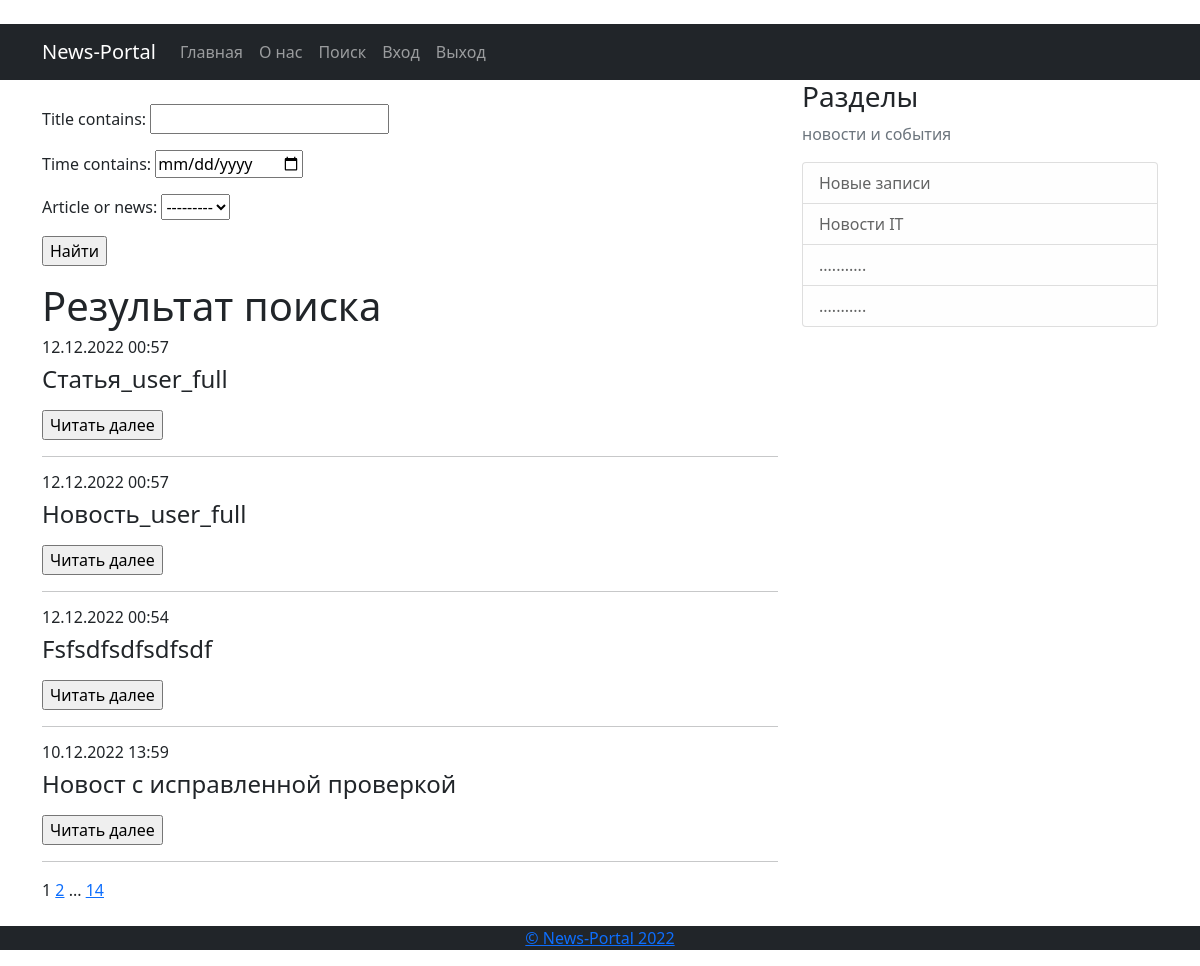
The app's page /search/, older data.
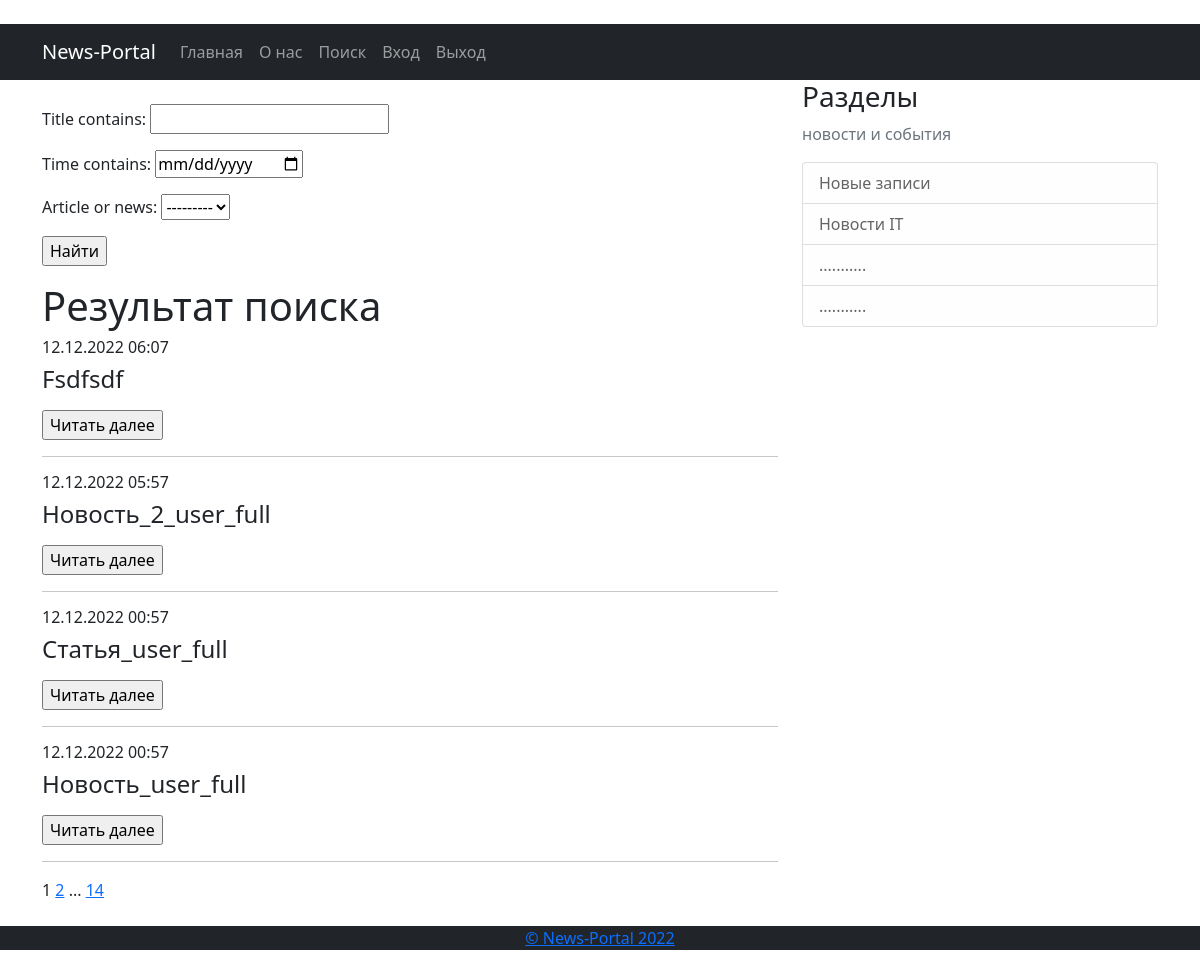
The same page, newer data.
### news/models.py (models this page shows, shortened)
class News(models.Model):
    time = models.DateTimeField(auto_now=False, auto_now_add=True)
    title = models.CharField(max_length=50)
    article = models.TextField()
    NEWS = 'NW'
    ARTICLE = 'AR'
    CATEGORY_CHOICES = (
        (NEWS, 'Новости'),
        (ARTICLE, 'Статья'),
    )
    article_or_news = models.CharField(max_length=2, choices=CATEGORY_CHOICES, default=NEWS)
    author = models.ForeignKey(Author, on_delete=models.CASCADE)
    new_cat = models.ManyToManyField(Categories, through='NewsCategories')
    rating = models.IntegerField(blank=False, default=0)
    def get_absolute_url(self):
        return reverse('news-details', args=[str(self.id)])

### news/views.py (the view)
# urls.py: path('search/', NewsSearch.as_view(), name='news_search'),
class NewsSearch(ListView):
    model = News
    template_name = 'news_search.html'
    context_object_name = 'articlesearch'
    ordering = ['-time']
    paginate_by = 4
    def get_context_data(self, **kwargs):
        context = super().get_context_data(**kwargs)
        context['filterset'] = self.filterset
        context['time_now'] = datetime.utcnow()
        return context
    def get_queryset(self):
        queryset = super().get_queryset()
        self.filterset = NewsFilter(self.request.GET, queryset)
        return self.filterset.qs

### news/templatetags/custom_tags.py (called while the page is built)
@register.simple_tag(takes_context=True)
def url_replace(context, **kwargs):
    d = context['request'].GET.copy()
    for k, v in kwargs.items():
        d[k] = v
    return d.urlencode()

### templates/news_search.html (shortened to what this page needs)
{% extends 'flatpages/default.html' %}
{% load custom_filters %}
{% load custom_tags %}!
{% block content %}
    <br>
    <form action="" method="get">
        {{ filterset.form.as_p }}
        <input type="submit" value="Найти">
    </form>
    <h1>Результат поиска</h1>
    {% if articlesearch %}
        <table>
            {% for art in articlesearch %}
                <article>
                    <div>
                        <h6>{{ art.time|date:'d.m.Y H:i' }}</h6>
                        <h4>{{ art.title }}</h4>
                    </div>
                        <input type="submit" value="Читать далее">
                    <hr>
                </article>
            {% empty %}
                <p>Не найдено публикаций по вашему запросу<br>Попробуйте повторить запрос с другой формулировкой</p>
            {% endfor %}
        </table>
    {% endif %}
    {{ page_obj.number }}
    {% if page_obj.has_next %}
        <a href="?{% url_replace page=page_obj.next_page_number %}">{{ page_obj.next_page_number }}</a>
        {% if paginator.num_pages != page_obj.next_page_number %}
            ...
            <a href="?{% url_replace page=page_obj.paginator.num_pages %}">{{ page_obj.paginator.num_pages }}</a>
        {% endif %}
    {% endif %}
{% endblock content %}

### templates/flatpages/default.html (shortened to what this page needs)
﻿<!DOCTYPE html>
<html lang="en">
<head>
    {% load static %}
    <link href="{% static 'css/styles.css' %}" rel="stylesheet"/>
</head>
<body>
<nav class="navbar navbar-expand-lg navbar-dark bg-dark static-top">
    <div class="container">
        <a class="navbar-brand mr-4" href="{% url 'news_list' %}">
            News-Portal</a>
        <div class="collapse navbar-collapse" id="navbarToggle">
            <div class="navbar-nav mr-auto">
                <a class="nav-item nav-link " href="{% url 'news_list' %}">Главная</a>
                <a class="nav-item nav-link" href="#">О нас</a>
            </div>
            <div class="navbar-nav">
                <a class="nav-item nav-link" href="{% url 'news_search' %}">Поиск</a>
                <a class="nav-item nav-link" href="{% url 'account_login' %}">Вход</a>
                <a class="nav-item nav-link" href="{% url 'account_logout' %}">Выход</a>
            </div>
        </div>
    </div>
</nav>
<body>
<main role="main" class="container">
    <div class="row">
        <div class="col-md-8">
            {% block content %}
            {% endblock %}
        </div>
        <div class="col-md-4">
            <div class="content-section">
                <h3>Разделы</h3>
                <p class='text-muted'>новости и события
                <ul class="list-group">
                    <li class="list-group-item list-group-item-light">Новые записи</li>
                    <li class="list-group-item list-group-item-light">Новости IT</li>
                    <li class="list-group-item list-group-item-light">...........</li>
                    <li class="list-group-item list-group-item-light">...........</li>
                </ul>
                </p>
            </div>
        </div>
    </div>
</main>
<br>
<footer class="text-center bg-dark">
    <p><a href="{% url 'news_list' %}">© News-Portal 2022</a></p>
</footer>
</body>
</html>

Row changes from the older to the newer data that the page shows:
no longer on this page (row unchanged): News: time "12.12.2022 00:54", title "Fsfsdfsdfsdfsdf"
no longer on this page (row unchanged): News: time "10.12.2022 13:59", title "Новост с исправленной проверкой"
added News: time "12.12.2022 06:07", title "Fsdfsdf"
added News: time "12.12.2022 05:57", title "Новость_2_user_full"
